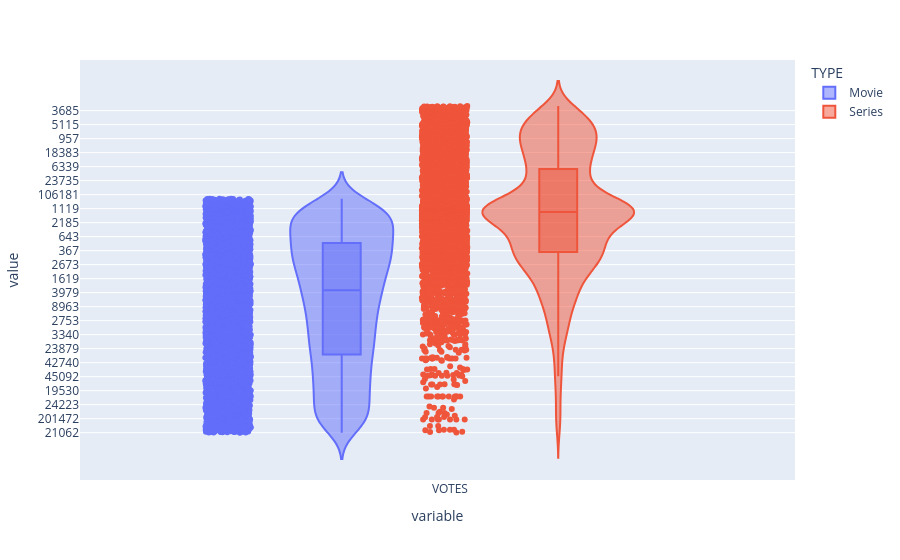

The notebook cell this image was saved under:
### Code cell
# Violin plot of votes by type
fig = px.violin(df, y=["VOTES"], color="TYPE", points="all", box=True)
fig.show()

### Figure 1 — Plotly figure (JSON) as saved in the notebook; plotly's stock layout.template omitted (floating-point values rounded to 4 significant figures; data arrays with more than 128 entries replaced by an {"elided": "..."} marker saying what was removed)
{"data": [{"alignmentgroup": "True", "box": {"visible": true}, "hovertemplate": "TYPE=Movie<br>variable=%{x}<br>value=%{y}<extra></extra>", "legendgroup": "Movie", "marker": {"color": "#636efa"}, "name": "Movie", "offsetgroup": "Movie", "orientation": "v", "points": "all", "scalegroup": "True", "showlegend": true, "type": "violin", "x": {"elided": "4364 str values"}, "x0": " ", "xaxis": "x", "y": {"elided": "4364 str values"}, "y0": " ", "yaxis": "y"}, {"alignmentgroup": "True", "box": {"visible": true}, "hovertemplate": "TYPE=Series<br>variable=%{x}<br>value=%{y}<extra></extra>", "legendgroup": "Series", "marker": {"color": "#EF553B"}, "name": "Series", "offsetgroup": "Series", "orientation": "v", "points": "all", "scalegroup": "True", "showlegend": true, "type": "violin", "x": {"elided": "3804 str values"}, "x0": " ", "xaxis": "x", "y": {"elided": "3804 str values"}, "y0": " ", "yaxis": "y"}], "layout": {"legend": {"title": {"text": "TYPE"}, "tracegroupgap": 0}, "margin": {"t": 60}, "violinmode": "group", "xaxis": {"anchor": "y", "domain": [0, 1], "title": {"text": "variable"}}, "yaxis": {"anchor": "x", "domain": [0, 1], "title": {"text": "value"}}}}
